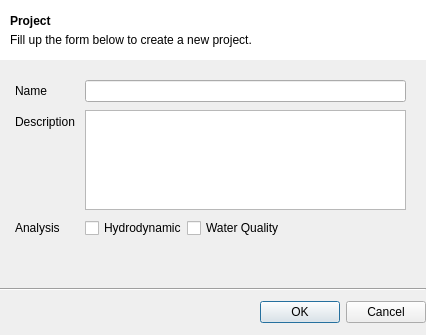
<?xml version="1.0" encoding="UTF-8"?>
<ui version="4.0">
 <class>NewProjectDialog</class>
 <widget class="QDialog" name="NewProjectDialog">
  <property name="windowModality">
   <enum>Qt::ApplicationModal</enum>
  </property>
  <property name="geometry">
   <rect>
    <x>0</x>
    <y>0</y>
    <width>426</width>
    <height>335</height>
   </rect>
  </property>
  <property name="sizePolicy">
   <sizepolicy hsizetype="Maximum" vsizetype="Maximum">
    <horstretch>0</horstretch>
    <verstretch>0</verstretch>
   </sizepolicy>
  </property>
  <property name="minimumSize">
   <size>
    <width>426</width>
    <height>335</height>
   </size>
  </property>
  <property name="maximumSize">
   <size>
    <width>426</width>
    <height>335</height>
   </size>
  </property>
  <property name="windowTitle">
   <string>New Project</string>
  </property>
  <property name="modal">
   <bool>true</bool>
  </property>
  <widget class="QWidget" name="verticalLayoutWidget">
   <property name="geometry">
    <rect>
     <x>0</x>
     <y>0</y>
     <width>426</width>
     <height>335</height>
    </rect>
   </property>
   <layout class="QVBoxLayout" name="verticalLayout">
    <property name="spacing">
     <number>0</number>
    </property>
    <property name="sizeConstraint">
     <enum>QLayout::SetDefaultConstraint</enum>
    </property>
    <property name="rightMargin">
     <number>0</number>
    </property>
    <item>
     <widget class="QWidget" name="widget" native="true">
      <property name="enabled">
       <bool>true</bool>
      </property>
      <property name="sizePolicy">
       <sizepolicy hsizetype="Preferred" vsizetype="Fixed">
        <horstretch>0</horstretch>
        <verstretch>0</verstretch>
       </sizepolicy>
      </property>
      <property name="minimumSize">
       <size>
        <width>0</width>
        <height>60</height>
       </size>
      </property>
      <property name="styleSheet">
       <string notr="true">background-color: rgb(255, 255, 255)</string>
      </property>
      <widget class="QLabel" name="lblDialogTitle">
       <property name="geometry">
        <rect>
         <x>10</x>
         <y>10</y>
         <width>401</width>
         <height>41</height>
        </rect>
       </property>
       <property name="text">
        <string>&lt;html&gt;&lt;head/&gt;&lt;body&gt;&lt;p style=&quot;margin: 0 0 5px 0;&quot;&gt;&lt;span style=&quot; font-weight:600;&quot;&gt;Project&lt;/span&gt;&lt;/p&gt;&lt;p style=&quot;margin: 0;&quot;&gt;Fill up the form below to create a new project.&lt;/p&gt;&lt;/body&gt;&lt;/html&gt;</string>
       </property>
      </widget>
     </widget>
    </item>
    <item>
     <layout class="QFormLayout" name="formLayout">
      <property name="sizeConstraint">
       <enum>QLayout::SetDefaultConstraint</enum>
      </property>
      <property name="fieldGrowthPolicy">
       <enum>QFormLayout::ExpandingFieldsGrow</enum>
      </property>
      <property name="rowWrapPolicy">
       <enum>QFormLayout::DontWrapRows</enum>
      </property>
      <property name="labelAlignment">
       <set>Qt::AlignLeading|Qt::AlignLeft|Qt::AlignVCenter</set>
      </property>
      <property name="formAlignment">
       <set>Qt::AlignLeading|Qt::AlignLeft|Qt::AlignVCenter</set>
      </property>
      <property name="horizontalSpacing">
       <number>10</number>
      </property>
      <property name="verticalSpacing">
       <number>8</number>
      </property>
      <property name="leftMargin">
       <number>15</number>
      </property>
      <property name="topMargin">
       <number>20</number>
      </property>
      <property name="rightMargin">
       <number>20</number>
      </property>
      <item row="0" column="0">
       <widget class="QLabel" name="lblName">
        <property name="text">
         <string>Name</string>
        </property>
       </widget>
      </item>
      <item row="0" column="1">
       <widget class="QLineEdit" name="edtName"/>
      </item>
      <item row="1" column="0">
       <widget class="QLabel" name="lblDescription">
        <property name="text">
         <string>Description</string>
        </property>
       </widget>
      </item>
      <item row="1" column="1">
       <widget class="QPlainTextEdit" name="edtDescription">
        <property name="maximumSize">
         <size>
          <width>16777215</width>
          <height>100</height>
         </size>
        </property>
       </widget>
      </item>
      <item row="2" column="0">
       <widget class="QLabel" name="lblAnalysis">
        <property name="text">
         <string>Analysis</string>
        </property>
       </widget>
      </item>
      <item row="2" column="1">
       <layout class="QHBoxLayout" name="horizontalLayout">
        <item>
         <widget class="QCheckBox" name="cbxHydrodynamic">
          <property name="text">
           <string>Hydrodynamic</string>
          </property>
         </widget>
        </item>
        <item>
         <widget class="QCheckBox" name="cbxWaterQuality">
          <property name="text">
           <string>Water Quality</string>
          </property>
         </widget>
        </item>
       </layout>
      </item>
     </layout>
    </item>
    <item>
     <layout class="QVBoxLayout" name="verticalLayout_2">
      <property name="spacing">
       <number>10</number>
      </property>
      <property name="topMargin">
       <number>50</number>
      </property>
      <property name="bottomMargin">
       <number>12</number>
      </property>
      <item>
       <widget class="Line" name="line">
        <property name="orientation">
         <enum>Qt::Horizontal</enum>
        </property>
       </widget>
      </item>
      <item>
       <widget class="QDialogButtonBox" name="btnBox">
        <property name="sizePolicy">
         <sizepolicy hsizetype="Preferred" vsizetype="Preferred">
          <horstretch>0</horstretch>
          <verstretch>0</verstretch>
         </sizepolicy>
        </property>
        <property name="standardButtons">
         <set>QDialogButtonBox::Cancel|QDialogButtonBox::Ok</set>
        </property>
       </widget>
      </item>
     </layout>
    </item>
   </layout>
  </widget>
 </widget>
 <tabstops>
  <tabstop>edtName</tabstop>
  <tabstop>edtDescription</tabstop>
  <tabstop>cbxHydrodynamic</tabstop>
  <tabstop>cbxWaterQuality</tabstop>
 </tabstops>
 <resources/>
 <connections>
  <connection>
   <sender>btnBox</sender>
   <signal>accepted()</signal>
   <receiver>NewProjectDialog</receiver>
   <slot>accept()</slot>
   <hints>
    <hint type="sourcelabel">
     <x>212</x>
     <y>313</y>
    </hint>
    <hint type="destinationlabel">
     <x>212</x>
     <y>167</y>
    </hint>
   </hints>
  </connection>
  <connection>
   <sender>btnBox</sender>
   <signal>rejected()</signal>
   <receiver>NewProjectDialog</receiver>
   <slot>reject()</slot>
   <hints>
    <hint type="sourcelabel">
     <x>212</x>
     <y>313</y>
    </hint>
    <hint type="destinationlabel">
     <x>212</x>
     <y>167</y>
    </hint>
   </hints>
  </connection>
 </connections>
</ui>
